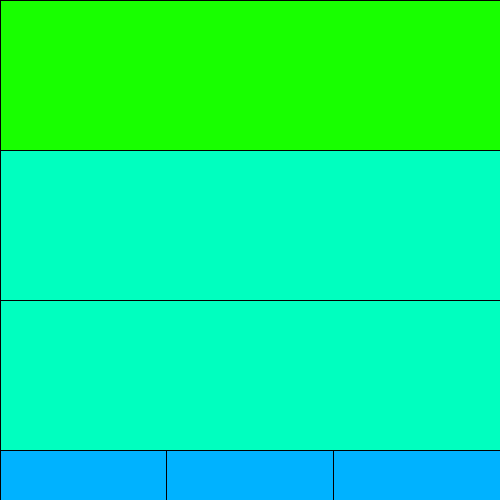
Frame 1 (no input)
Frame 60 (the mouse pressed at the canvas centre just before this capture): identical to frame 1, image omitted
Frame 120 (the mouse held since frame 60 and released just before this capture): identical to frame 1, image omitted

The Processing sketch that drew this single still picture (run headless with seeded random() and noise(); from frame 60 on, the mouse is pressed at the canvas centre):

// Processing sketch: code_1
// ── code_1.pde
int numA = 3;
int numB = 10;
int thr = 3;
int count = 0;

void setup()
{
    size(500, 500);
    colorMode(HSB, 1);
    float ratio = (float) numB / numA;
    divSquare(0, 0, width, ratio);
}

void draw()
{

}

// 正方形を長方形に分割する関数.
void divSquare(float xPos, float yPos, float wd, float ratio)
{
    int itr = 0;
    float xEndPos = wd + xPos;
    float yEndPos = wd + yPos;
    while(wd > 0.1)
    {
        itr++;
        fill(color(random(1), 1, 1));
        if(itr % 2 == 1)
        {
            while (xPos + wd * ratio < xEndPos + 0.1)
            {
                if(count++ >= thr)
                {
                    rect(xPos, yPos, wd * ratio, wd);
                }
                else
                {
                    divRectangle(xPos, yPos, wd * ratio, wd);
                }
                xPos += wd * ratio;
            }
            wd = xEndPos - xPos;
        }
        else
        {
            while (yPos + wd / ratio < yEndPos + 0.1)
            {
                if(count++ >= thr)
                {
                    rect(xPos, yPos, wd * ratio, wd);
                }
                else
                {
                    divRectangle(xPos, yPos, wd * ratio, wd);
                }
                yPos += wd / ratio;
            }
            wd = yEndPos - yPos;
        }
    }
}

// 長方形を正方形に分割する関数.
void divRectangle(float xPos, float yPos, float width, float height)
{
    int itr = 0;
    float wd = 0;
    if(width > height)
    {
        wd = width;
    }
    else
    {
        wd = height;
    }
    float xEndPos = width + xPos;
    float yEndPos = height + yPos;
    while(wd > 0.1)
    {
        itr++;
        fill(color(random(1), 1, 1));
        if(itr % 2 == 1)
        {
            while (xPos + wd < xEndPos + 0.1)
            {
                if(count++ >= thr)
                {
                    rect(xPos, yPos, wd, wd);
                }
                else
                {
                    divSquare(xPos, yPos, wd, width / height);
                }
                xPos += wd;
            }
            wd = xEndPos - xPos;
        }
        else
        {
            while (yPos + wd < yEndPos + 0.1)
            {
                if(count++ >= thr)
                {
                    rect(xPos, yPos, wd, wd);
                }
                else
                {
                    divSquare(xPos, yPos, wd, width / height);
                }
                yPos += wd;
            }
            wd = yEndPos - yPos;
        }
    }
}
